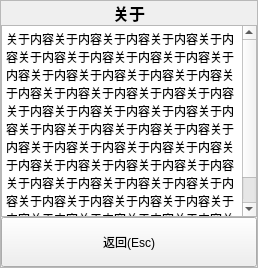
       <widget class="QWidget" name="tab_about">
        <attribute name="title">
         <string>关于</string>
        </attribute>
        <layout class="QVBoxLayout" name="verticalLayout_6">
         <property name="spacing">
          <number>0</number>
         </property>
         <property name="leftMargin">
          <number>0</number>
         </property>
         <property name="topMargin">
          <number>0</number>
         </property>
         <property name="rightMargin">
          <number>0</number>
         </property>
         <property name="bottomMargin">
          <number>0</number>
         </property>
         <item>
          <widget class="QFrame" name="frame_about">
           <property name="frameShape">
            <enum>QFrame::StyledPanel</enum>
           </property>
           <property name="frameShadow">
            <enum>QFrame::Raised</enum>
           </property>
           <layout class="QVBoxLayout" name="verticalLayout_9">
            <property name="spacing">
             <number>0</number>
            </property>
            <property name="leftMargin">
             <number>0</number>
            </property>
            <property name="topMargin">
             <number>0</number>
            </property>
            <property name="rightMargin">
             <number>0</number>
            </property>
            <property name="bottomMargin">
             <number>0</number>
            </property>
            <item>
             <widget class="QLabel" name="label_abuot">
              <property name="sizePolicy">
               <sizepolicy hsizetype="Preferred" vsizetype="Fixed">
                <horstretch>0</horstretch>
                <verstretch>0</verstretch>
               </sizepolicy>
              </property>
              <property name="font">
               <font>
                <pointsize>12</pointsize>
                <bold>true</bold>
               </font>
              </property>
              <property name="text">
               <string>关于</string>
              </property>
              <property name="alignment">
               <set>Qt::AlignHCenter|Qt::AlignTop</set>
              </property>
             </widget>
            </item>
            <item>
             <widget class="QTextBrowser" name="textBrowser_agreement_details_in_agreement_details_2">
              <property name="sizePolicy">
               <sizepolicy hsizetype="Expanding" vsizetype="Expanding">
                <horstretch>0</horstretch>
                <verstretch>1</verstretch>
               </sizepolicy>
              </property>
              <property name="html">
               <string>&lt;!DOCTYPE HTML PUBLIC &quot;-//W3C//DTD HTML 4.0//EN&quot; &quot;http://www.w3.org/TR/REC-html40/strict.dtd&quot;&gt;
&lt;html&gt;&lt;head&gt;&lt;meta name=&quot;qrichtext&quot; content=&quot;1&quot; /&gt;&lt;meta charset=&quot;utf-8&quot; /&gt;&lt;style type=&quot;text/css&quot;&gt;
p, li { white-space: pre-wrap; }
hr { height: 1px; border-width: 0; }
li.unchecked::marker { content: &quot;\2610&quot;; }
li.checked::marker { content: &quot;\2612&quot;; }
&lt;/style&gt;&lt;/head&gt;&lt;body style=&quot; font-family:'Microsoft YaHei UI'; font-size:9pt; font-weight:400; font-style:normal;&quot;&gt;
&lt;p style=&quot; margin-top:0px; margin-bottom:0px; margin-left:0px; margin-right:0px; -qt-block-indent:0; text-indent:0px;&quot;&gt;关于内容关于内容关于内容关于内容关于内容关于内容关于内容关于内容关于内容关于内容关于内容关于内容关于内容关于内容关于内容关于内容关于内容关于内容关于内容关于内容关于内容关于内容关于内容关于内容关于内容关于内容关于内容关于内容关于内容关于内容关于内容关于内容关于内容关于内容关于内容关于内容关于内容关于内容关于内容关于内容关于内容关于内容关于内容关于内容关于内容关于内容关于内容关于内容关于内容关于内容关于内容关于内容关于内容&lt;/p&gt;&lt;/body&gt;&lt;/html&gt;</string>
              </property>
             </widget>
            </item>
            <item>
             <widget class="QPushButton" name="pushButton_goback_login_in_about">
              <property name="sizePolicy">
               <sizepolicy hsizetype="Minimum" vsizetype="Expanding">
                <horstretch>0</horstretch>
                <verstretch>0</verstretch>
               </sizepolicy>
              </property>
              <property name="minimumSize">
               <size>
                <width>0</width>
                <height>50</height>
               </size>
              </property>
              <property name="maximumSize">
               <size>
                <width>16777215</width>
                <height>100</height>
               </size>
              </property>
              <property name="text">
               <string>返回(Esc)</string>
              </property>
              <property name="shortcut">
               <string>Esc</string>
              </property>
             </widget>
            </item>
           </layout>
          </widget>
         </item>
        </layout>
       </widget>
